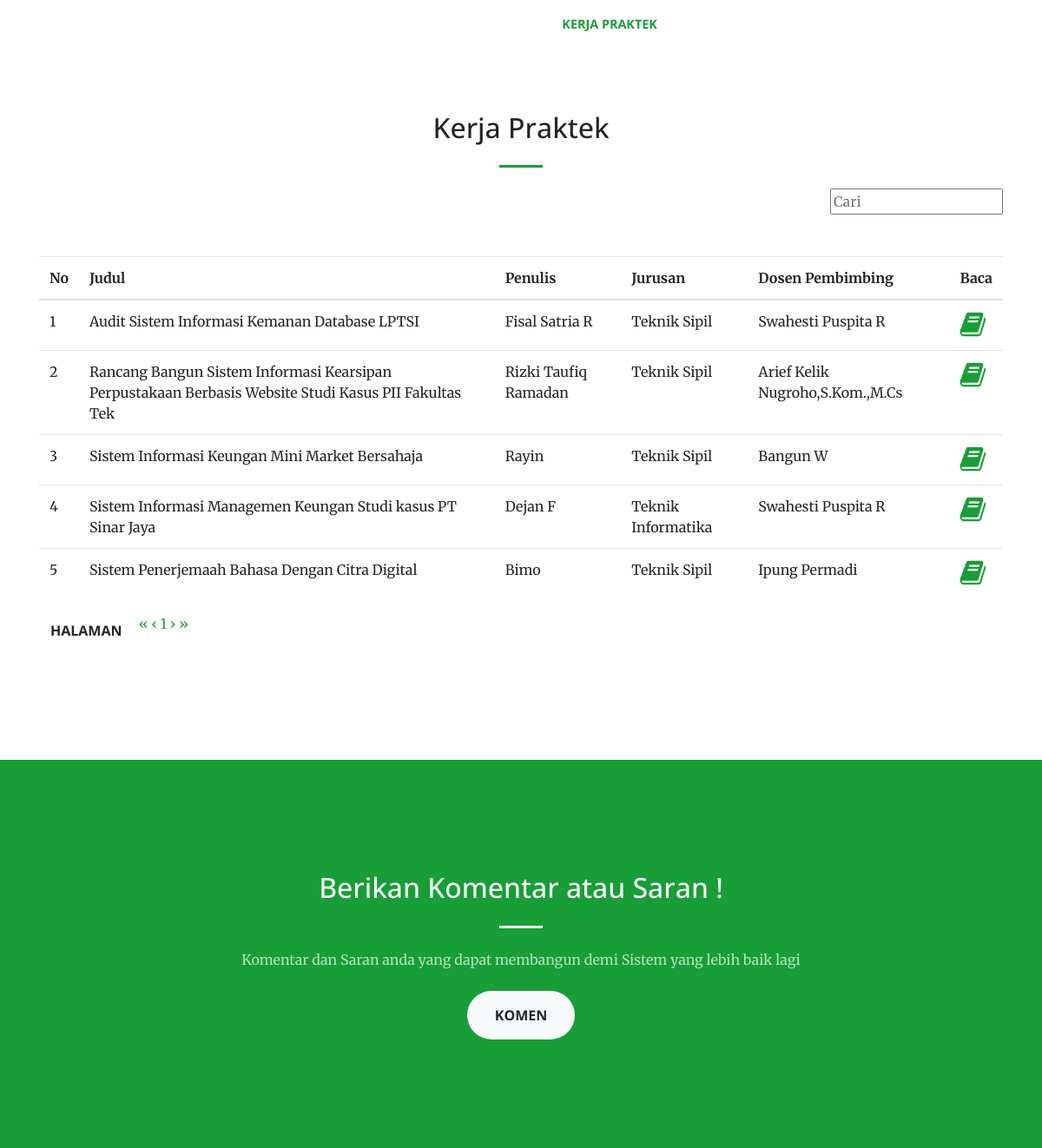
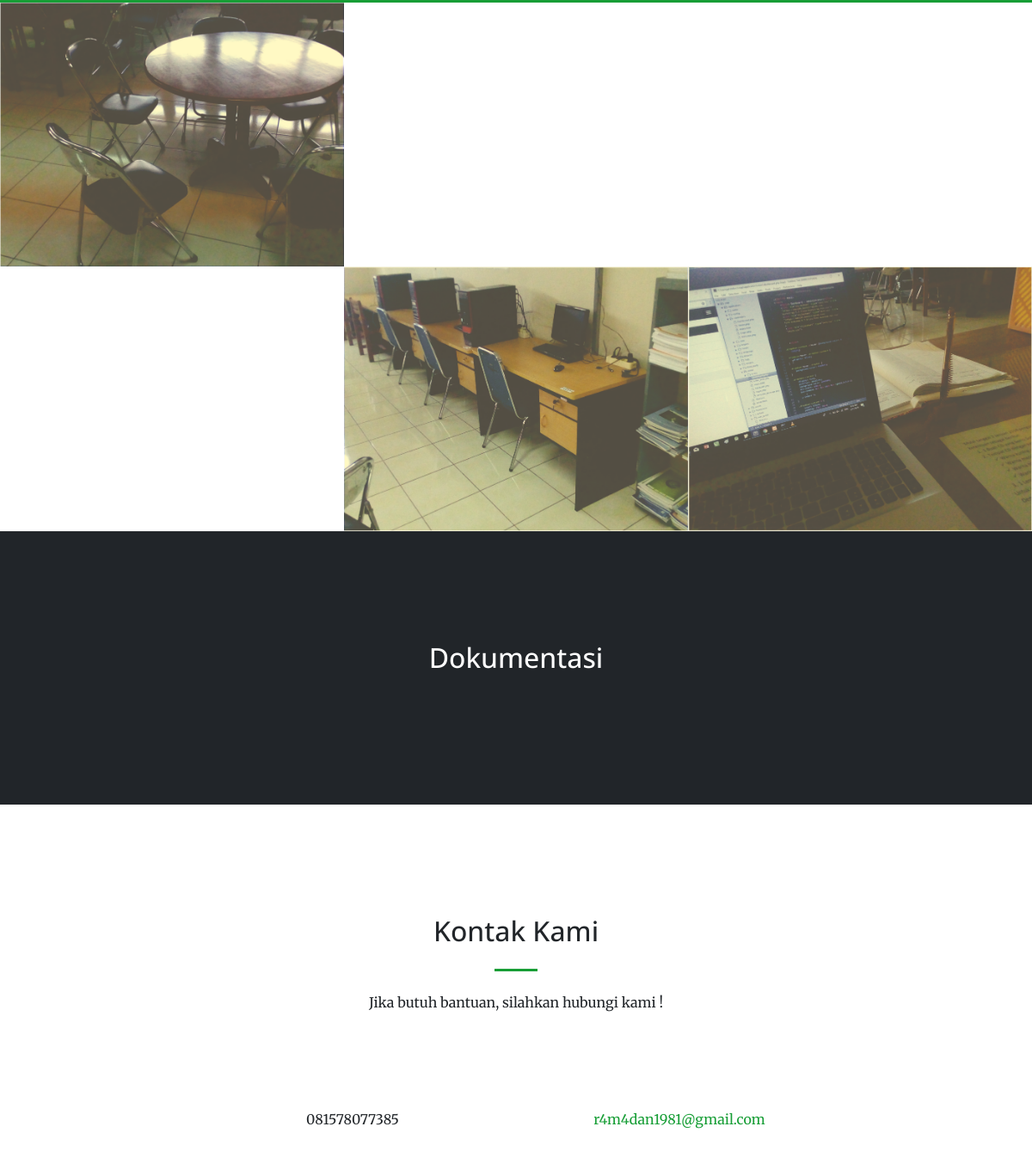
Screenshot of /Arsip_Kp.php with the database file from the repository (2 pictures, top to bottom).
### tables this page shows
CREATE TABLE `koleksikp` (
  `id_koleksiKP` int(255) NOT NULL,
  `judul` varchar(100) NOT NULL,
  `penulis` varchar(100) NOT NULL,
  `nim` varchar(50) NOT NULL,
  `jurusan` varchar(100) NOT NULL,
  `dosbimKP` varchar(100) NOT NULL,
  `dosbimKP1` varchar(100) NOT NULL,
  `accno` int(200) NOT NULL,
  `subjek` varchar(200) NOT NULL,
  `barcode` int(200) NOT NULL,
  `laporan` varchar(255) NOT NULL
);

### Arsip_Kp.php (the view, shortened to what this page needs)
<?php
include"system/koneksi.php";
include"pagination2.php";
?>
<!DOCTYPE html>
<html lang="en">
  <head>
    <link href="vendor/bootstrap/css/bootstrap.min.css" rel="stylesheet">
    <link href="vendor/font-awesome/css/font-awesome.min.css" rel="stylesheet" type="text/css">
    <link href="vendor/magnific-popup/magnific-popup.css" rel="stylesheet">
    <link href="css/creative.min.css" rel="stylesheet">
  </head>
  <body id="page-top">
    <nav class="navbar navbar-expand-lg navbar-light fixed-top" id="mainNav">
      <div class="container">
        <a class="navbar-brand js-scroll-trigger" href="#page-top">PUSAT INFORMASI ILMIAH FAKULTAS TEKNIK</a>
        <div class="collapse navbar-collapse" id="navbarResponsive">
          <ul class="navbar-nav ml-auto">
            <li class="nav-item">
              <a class="nav-link js-scroll-trigger" href="home.php">HOME</a>
            </li>
            <li class="nav-item">
              <a class="nav-link js-scroll-trigger" href="#kp">KERJA PRAKTEK</a>
            </li>
            <li class="nav-item">
              <a class="nav-link js-scroll-trigger" href="#komentar">KOMENTAR</a>
            </li>
            <li class="nav-item">
              <a class="nav-link js-scroll-trigger" href="#profil">PROFIL</a>
            </li>
            <li class="nav-item">
              <a class="nav-link js-scroll-trigger" href="#kontak">KONTAK</a>
            </li>
            <li class="nav-item">
              <a class="nav-link js-scroll-trigger" href="logout.php">LOGOUT</a>
            </li>
          </ul>
        </div>
      </div>
    </nav>
    <section id="kp">
      <div class="container">
        <div class="row">
          <div class="col-lg-12 text-center">
            <h2 class="section-heading">Kerja Praktek</h2>
            <hr class="my-4">
          </div>
        </div>
      </div>
      <div class="container">
         <div class="row">
            <div class="col-md-12">
                <div class="search pull-right">
                    <form action="Arsip_Kp.php" method="GET">
                        <input type="text" value="" name="cari" placeholder="Cari">
                    </form>
                </div>
            </div>
        </div>
        <br><br>
      <table class="table">
              <thead>
                <tr>
                  <th>No</th>
                  <th>Judul</th>
                  <th>Penulis</th>
                  <th>Jurusan</th>
                  <th>Dosen Pembimbing</th>
                  <th>Baca</th>
                </tr>
              </thead>
              <tbody>
   <?php
        $page = isset($_GET['page']) ? intval($_GET['page']) : 1;
                $adjacents = isset($_GET['adjacents']) ? intval($_GET['adjacents']) : 3;
                    $rpp = 5;
                    if(isset($_REQUEST['cari']) && $_REQUEST['cari']<>""){
                        $cari = isset($_REQUEST['cari']) ? urldecode($_REQUEST['cari']) : '';
                        $lihat = mysqli_query($con, "SELECT * FROM koleksikp WHERE judul LIKE '%$cari%' OR penulis LIKE '%$cari%' OR jurusan LIKE '%$cari%' OR dosbimKP LIKE '%$cari%' OR dosbimKP1 LIKE '%$cari%' ORDER BY judul ASC");
                        $reload = $_SERVER['PHP_SELF'] . "?cari=".$cari."&amp;adjacents=".$adjacents;
                    } else{
                        $lihat = mysqli_query($con, "SELECT * FROM koleksikp ORDER BY judul ASC");
                        $reload = $_SERVER['PHP_SELF']."?adjacents=".$adjacents;
                    }
                    $tcount = mysqli_num_rows($lihat);
                    $tpages = isset($tcount) ? ceil($tcount / $rpp) : 1;
                    $count = 0;
                    $i = ($page - 1) * $rpp;
                    $mulai = ($page>1) ? ($page * $rpp) - $rpp: 0;
                    $no = $mulai+0;
                    while (($count<$rpp) && ($i<$tcount)){
                            mysqli_data_seek($lihat, $i);
                            $hasil = mysqli_fetch_array($lihat);
                            $no++;
            echo "<tr>";
                echo "<td scope='row'>".$no."</td>";
                echo "<td>".$hasil['judul']."</td>";
                echo "<td>".$hasil['penulis']."</td>";
                echo "<td>".$hasil['jurusan']."</td>";
                echo "<td>".$hasil['dosbimKP']."</td>";
                echo "<td><a href='kp_pdf.php?id_koleksiKP=".$hasil['id_koleksiKP']."' class='fa fa-2x fa-book' ></a></td>";
            echo "</tr>";
            $i++;
            $count++;
            }
        ?>
        </tbody>
    </table>
<?php
     echo"<table>";
                        echo "<tr>";
                            echo "<td>";
                                echo "<a class='btn btn-default'>Halaman</a>";
                            echo "</td>";
                            echo "<td style='width: 3%;'>";
                            echo "</td>";
                            echo "<td>";
                                echo paginate_two($reload, $page, $tpages, $adjacents);
                            echo "</td>";
                        echo "</tr>";
                    echo"</table>";
?>
      </div>
    </section>
    <section class="bg-primary" id="komentar">
      <div class="container">
        <div class="row">
          <div class="col-lg-8 mx-auto text-center">
            <h2 class="section-heading text-white">Berikan Komentar atau Saran !</h2>
            <hr class="light my-4">
            <p class="text-faded mb-4">Komentar dan Saran anda yang dapat membangun demi Sistem yang lebih baik lagi</p>
            <a class="btn btn-light btn-xl js-scroll-trigger" data-toggle="modal" data-target="#komen">Komen</a>
          </div>
        </div>
      </div>
    </section>
    <section class="p-0" id="profil">
      <div class="container-fluid p-0">
        <div class="row no-gutters popup-gallery">
          <div class="col-lg-4 col-sm-6">
            <a class="portfolio-box" href="image/portfolio/fullsize/1.jpg">
              <img class="img-fluid" src="image/portfolio/thumbnails/1.jpg" alt="">
            </a>
          </div>
          <div class="col-lg-4 col-sm-6">
            <a class="portfolio-box" href="image/portfolio/fullsize/2.jpg">
            </a>
          </div>
          <div class="col-lg-4 col-sm-6">
            <a class="portfolio-box" href="image/portfolio/fullsize/3.jpg">
            </a>
          </div>
          <div class="col-lg-4 col-sm-6">
            <a class="portfolio-box" href="image/portfolio/fullsize/4.jpg">
            </a>
          </div>
          <div class="col-lg-4 col-sm-6">
            <a class="portfolio-box" href="image/portfolio/fullsize/5.jpg">
              <img class="img-fluid" src="image/portfolio/thumbnails/5.jpg" alt="">
            </a>
          </div>
          <div class="col-lg-4 col-sm-6">
            <a class="portfolio-box" href="image/portfolio/fullsize/6.jpg">
              <img class="img-fluid" src="image/portfolio/thumbnails/6.jpg" alt="">
            </a>
          </div>
        </div>
      </div>
    </section>
    <section class="bg-dark text-white">
      <div class="container text-center">
        <h2 class="mb-4">Dokumentasi</h2>
      </div>
    </section>
    <section id="kontak">
      <div class="container">
        <div class="row">
          <div class="col-lg-8 mx-auto text-center">
            <h2 class="section-heading">Kontak Kami</h2>
            <hr class="my-4">
            <p class="mb-5">Jika butuh bantuan, silahkan hubungi kami !</p>
          </div>
        </div>
        <div class="row">
          <div class="col-lg-4 ml-auto text-center">
            <p>081578077385</p>
          </div>
          <div class="col-lg-4 mr-auto text-center">
            <p>
              <a href="mailto:your-email@your-domain.com">r4m4dan1981@gmail.com</a>
            </p>
          </div>
        </div>
      </div>
    </section>
  </body>
</html>

### pagination2.php
<?php
function paginate_two($reload, $page, $tpages, $adjacents) {
	$firstlabel = "&laquo;&nbsp;";
	$prevlabel  = "&lsaquo;&nbsp;";
	$nextlabel  = "&nbsp;&rsaquo;";
	$lastlabel  = "&nbsp;&raquo;";
	$out = "<nav><ul class=\"pagination\">\n";
	if($page>($adjacents+1)) {
		$out.= "<li><a href=\"" . $reload . "\">" . $firstlabel . "</a></li>\n";
	}
	else {
		$out.= "<li class=\"disabled\"><a href=\"#\">" . $firstlabel . "</a></li>\n";
	}
	if($page==1) {
		$out.= "<li class=\"disabled\"><a href=\"#\">" . $prevlabel . "</a></li>\n";
	}
	elseif($page==2) {
		$out.= "<li><a href=\"" . $reload . "\">" . $prevlabel . "</a></li>\n";
	}
	else {
		$out.= "<li><a href=\"" . $reload . "&amp;page=" . ($page-1) . "\">" . $prevlabel . "</a></li>\n";
	}
	$pmin = ($page>$adjacents) ? ($page-$adjacents) : 1;
	$pmax = ($page<($tpages-$adjacents)) ? ($page+$adjacents) : $tpages;
	for($i=$pmin; $i<=$pmax; $i++) {
		if($i==$page) {
			$out.= "<li class=\"active\"><a href=\"#\">" . $i . "</a></li>\n";
		}
		elseif($i==1) {
			$out.= "<li><a href=\"" . $reload . "\">" . $i . "</a></li>\n";
		}
		else {
			$out.= "<li><a href=\"" . $reload . "&amp;page=" . $i . "\">" . $i . "</a></li>\n";
		}
	}
	if($page<$tpages) {
		$out.= "<li><a href=\"" . $reload . "&amp;page=" .($page+1) . "\">" . $nextlabel . "</a></li>\n";
	}
	else {
		$out.= "<li class=\"disabled\"><a href=\"#\">" . $nextlabel . "</a></li>\n";
	}
	if($page<($tpages-$adjacents)) {
		$out.= "<li><a href=\"" . $reload . "&amp;page=" . $tpages . "\">" . $lastlabel . "</a></li>\n";
	}
	else {
		$out.= "<li class=\"disabled\"><a href=\"#\">" . $lastlabel . "</a></li>\n";
	}
	$out.= "</ul></nav>";
	return $out;
}
?>

### rows the page displays
koleksikp: judul "Audit Sistem Informasi Kemanan Database LPTSI", penulis "Fisal Satria R", jurusan "Teknik Sipil", dosbimKP "Swahesti Puspita R"
koleksikp: judul "Rancang Bangun Sistem Informasi Kearsipan Perpustakaan Berbasis Website Studi Kasus PII Fakultas Tek", penulis "Rizki Taufiq Ramadan", jurusan "Teknik Sipil", dosbimKP "Arief Kelik Nugroho,S.Kom.,M.Cs"
koleksikp: judul "Sistem Informasi Keungan Mini Market Bersahaja", penulis "Rayin", jurusan "Teknik Sipil", dosbimKP "Bangun W"
koleksikp: judul "Sistem Informasi Managemen Keungan Studi kasus PT Sinar Jaya", penulis "Dejan F", jurusan "Teknik Informatika", dosbimKP "Swahesti Puspita R"
koleksikp: judul "Sistem Penerjemaah Bahasa Dengan Citra Digital", penulis "Bimo", jurusan "Teknik Sipil", dosbimKP "Ipung Permadi"

### other values shown
$firstlabel "«"
$prevlabel "‹"
$nextlabel "›"
$lastlabel "»"
